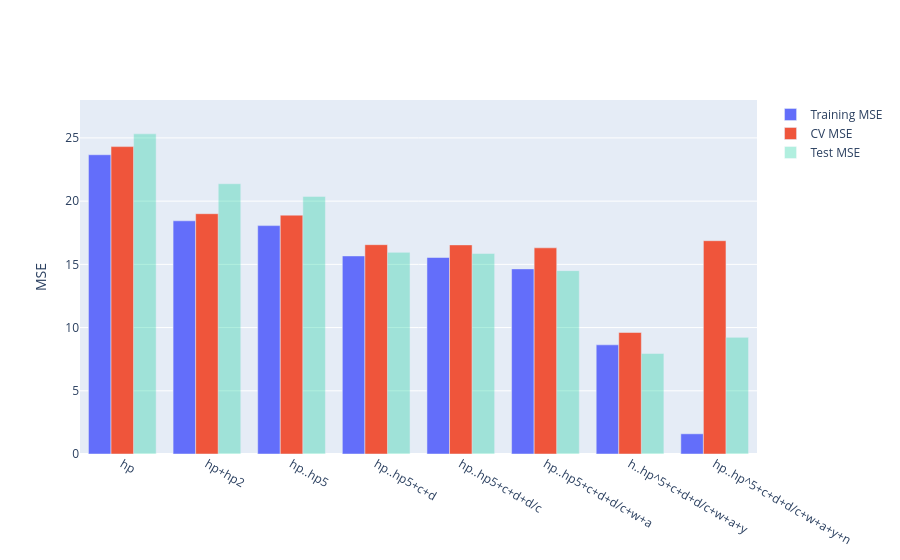

Notebook source saved alongside this figure:
### Code cell
fig = compare_models(models)
fig.update_yaxes(range=[0,28], title="MSE")

### Figure 1 — Plotly figure (JSON) as saved in the notebook; plotly's stock layout.template omitted (floating-point values rounded to 4 significant figures)
{"data": [{"name": "Training MSE", "type": "bar", "x": ["hp", "hp+hp2", "hp..hp5", "hp..hp5+c+d", "hp..hp5+c+d+d/c", "hp..hp5+c+d+d/c+w+a", "h..hp^5+c+d+d/c+w+a+y", "hp..hp^5+c+d+d/c+w+a+y+n"], "y": [23.67, 18.44, 18.06, 15.67, 15.54, 14.64, 8.634, 1.597]}, {"name": "CV MSE", "type": "bar", "x": ["hp", "hp+hp2", "hp..hp5", "hp..hp5+c+d", "hp..hp5+c+d+d/c", "hp..hp5+c+d+d/c+w+a", "h..hp^5+c+d+d/c+w+a+y", "hp..hp^5+c+d+d/c+w+a+y+n"], "y": [24.31, 19.01, 18.89, 16.56, 16.54, 16.31, 9.613, 16.87]}, {"name": "Test MSE", "opacity": 0.3, "type": "bar", "x": ["hp", "hp+hp2", "hp..hp5", "hp..hp5+c+d", "hp..hp5+c+d+d/c", "hp..hp5+c+d+d/c+w+a", "h..hp^5+c+d+d/c+w+a+y", "hp..hp^5+c+d+d/c+w+a+y+n"], "y": [25.32, 21.38, 20.38, 15.95, 15.86, 14.5, 7.947, 9.225]}], "layout": {"autosize": true, "xaxis": {"autorange": true, "range": [-0.5, 7.5], "type": "category"}, "yaxis": {"range": [0, 28], "title": {"text": "MSE"}, "type": "linear"}}}
